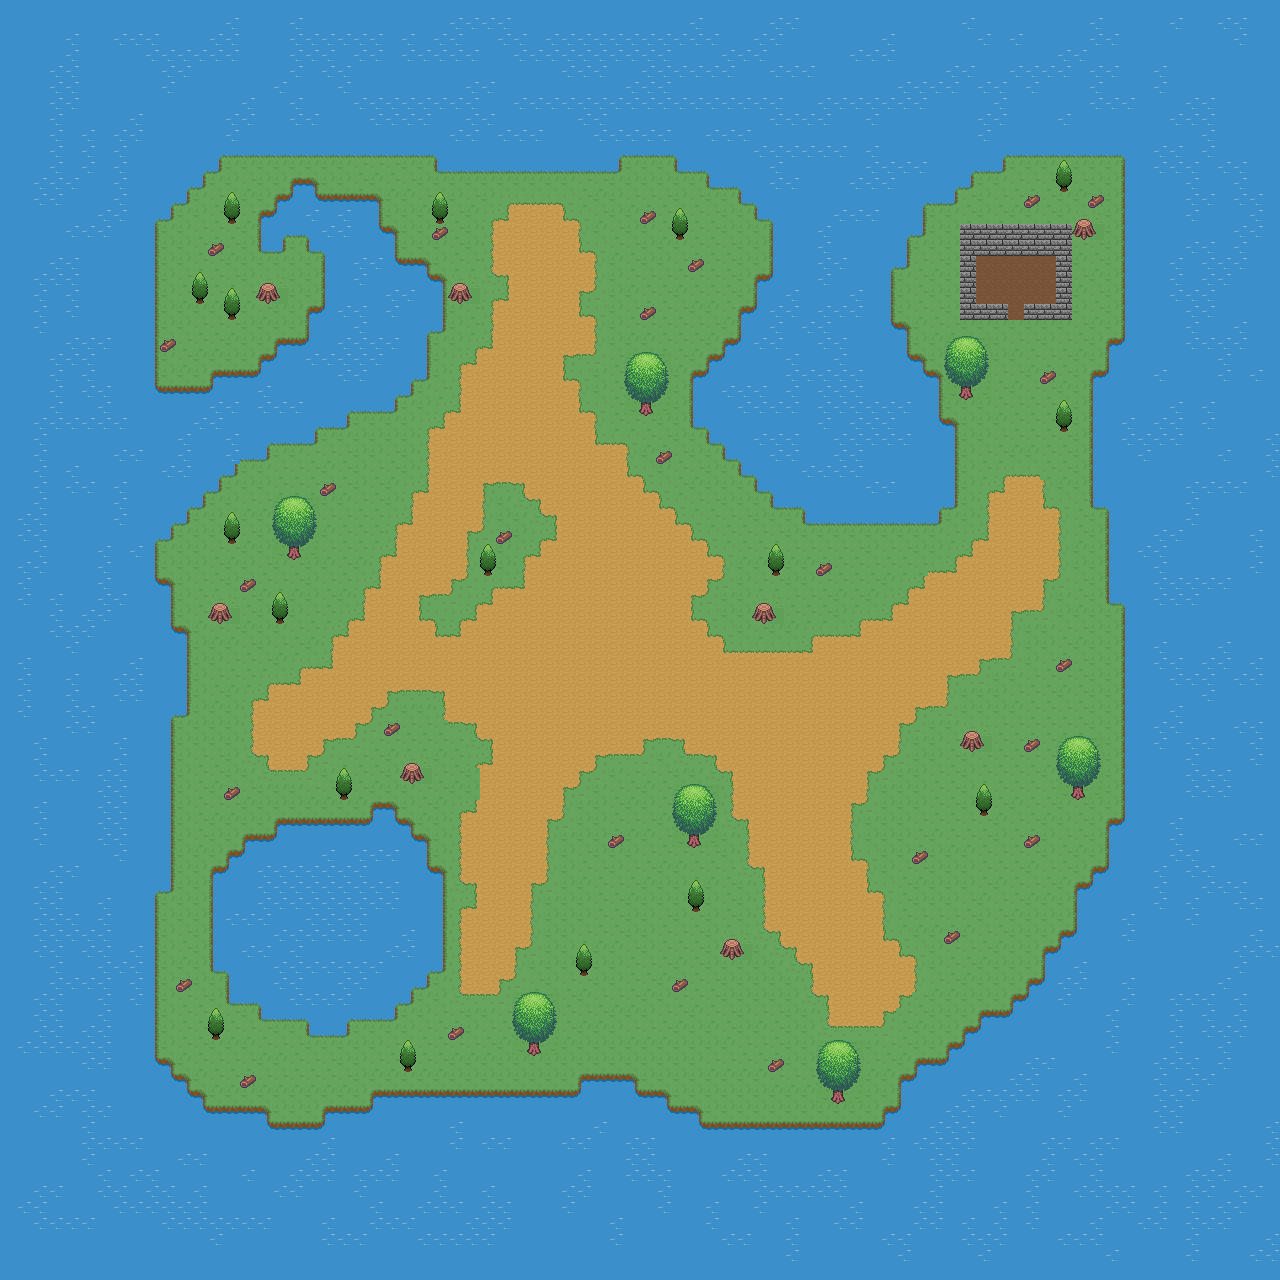

Rendered tile map (Tiled .tmx) drawn with the repository's tilesets; below, a short description and the map source with its tile grids summarised:
An orthogonal 80x80 tile map with 16x16 px tiles, 1 tile layer (Livello tile 1).

<map version="1.10" tiledversion="1.10.2" orientation="orthogonal" renderorder="right-down" width="80" height="80" tilewidth="16" tileheight="16" infinite="0" nextlayerid="2" nextobjectid="1">
 <tileset firstgid="1" name="mappa" tilewidth="17" tileheight="16" tilecount="50" columns="0">
  <grid orientation="orthogonal" width="1" height="1" />
  <tile id="0">
   <image width="16" height="16" source="../tiles/water00.png" />
  </tile>
  <tile id="1">
   <image width="16" height="16" source="../tiles/water01.png" />
  </tile>
  <tile id="2">
   <image width="16" height="16" source="../tiles/water02.png" />
  </tile>
  <tile id="3">
   <image width="16" height="16" source="../tiles/water03.png" />
  </tile>
  <tile id="4">
   <image width="16" height="16" source="../tiles/water04.png" />
  </tile>
  <tile id="5">
   <image width="16" height="16" source="../tiles/water05.png" />
  </tile>
  <tile id="6">
   <image width="16" height="16" source="../tiles/water06.png" />
  </tile>
  <tile id="7">
   <image width="16" height="16" source="../tiles/water07.png" />
  </tile>
  <tile id="8">
   <image width="16" height="16" source="../tiles/water08.png" />
  </tile>
  <tile id="9">
   <image width="16" height="16" source="../tiles/water09.png" />
  </tile>
  <tile id="10">
   <image width="16" height="16" source="../tiles/water10.png" />
  </tile>
  <tile id="11">
   <image width="16" height="16" source="../tiles/water11.png" />
  </tile>
  <tile id="12">
   <image width="16" height="16" source="../tiles/water12.png" />
  </tile>
  <tile id="13">
   <image width="16" height="16" source="../tiles/water13.png" />
  </tile>
  <tile id="14">
   <image width="16" height="16" source="../tiles/earth.png" />
  </tile>
  <tile id="15">
   <image width="16" height="16" source="../tiles/grass00.png" />
  </tile>
  <tile id="16">
   <image width="16" height="16" source="../tiles/grass01.png" />
  </tile>
  <tile id="17">
   <image width="16" height="16" source="../tiles/road00.png" />
  </tile>
  <tile id="18">
   <image width="16" height="16" source="../tiles/road01.png" />
  </tile>
  <tile id="19">
   <image width="16" height="16" source="../tiles/road02.png" />
  </tile>
  <tile id="20">
   <image width="16" height="16" source="../tiles/road03.png" />
  </tile>
  <tile id="21">
   <image width="16" height="16" source="../tiles/road04.png" />
  </tile>
  <tile id="22">
   <image width="16" height="16" source="../tiles/road05.png" />
  </tile>
  <tile id="23">
   <image width="16" height="16" source="../tiles/road06.png" />
  </tile>
  <tile id="24">
   <image width="16" height="16" source="../tiles/road07.png" />
  </tile>
  <tile id="25">
   <image width="16" height="16" source="../tiles/road08.png" />
  </tile>
  <tile id="26">
   <image width="16" height="16" source="../tiles/road09.png" />
  </tile>
  <tile id="27">
   <image width="16" height="16" source="../tiles/road10.png" />
  </tile>
  <tile id="28">
   <image width="16" height="16" source="../tiles/road11.png" />
  </tile>
  <tile id="29">
   <image width="16" height="16" source="../tiles/road12.png" />
  </tile>
  <tile id="31">
   <image width="16" height="16" source="../tiles/trunk.png" />
  </tile>
  <tile id="32">
   <image width="16" height="16" source="../tiles/wall.png" />
  </tile>
  <tile id="33">
   <image width="16" height="16" source="../tiles/tree00.png" />
  </tile>
  <tile id="34">
   <image width="16" height="16" source="../tiles/tree01.png" />
  </tile>
  <tile id="35">
   <image width="17" height="16" source="../tiles/tree01/00.png" />
  </tile>
  <tile id="36">
   <image width="16" height="16" source="../tiles/tree01/01.png" />
  </tile>
  <tile id="37">
   <image width="16" height="16" source="../tiles/tree01/02.png" />
  </tile>
  <tile id="38">
   <image width="16" height="16" source="../tiles/tree01/03.png" />
  </tile>
  <tile id="39">
   <image width="16" height="16" source="../tiles/tree02/06.png" />
  </tile>
  <tile id="40">
   <image width="16" height="16" source="../tiles/tree02/07.png" />
  </tile>
  <tile id="41">
   <image width="16" height="16" source="../tiles/tree02/08.png" />
  </tile>
  <tile id="42">
   <image width="16" height="16" source="../tiles/tree02/09.png" />
  </tile>
  <tile id="43">
   <image width="16" height="16" source="../tiles/tree02/10.png" />
  </tile>
  <tile id="44">
   <image width="16" height="16" source="../tiles/tree02/11.png" />
  </tile>
  <tile id="45">
   <image width="16" height="16" source="../tiles/tree02/00.png" />
  </tile>
  <tile id="46">
   <image width="16" height="16" source="../tiles/tree02/01.png" />
  </tile>
  <tile id="47">
   <image width="16" height="16" source="../tiles/tree02/02.png" />
  </tile>
  <tile id="48">
   <image width="16" height="16" source="../tiles/tree02/03.png" />
  </tile>
  <tile id="49">
   <image width="16" height="16" source="../tiles/tree02/04.png" />
  </tile>
  <tile id="50">
   <image width="16" height="16" source="../tiles/tree02/05.png" />
  </tile>
 </tileset>
 <layer id="1" name="Livello tile 1" width="80" height="80">
  <data>[6400 cells, 6400 non-empty, 50 distinct tile ids]</data>
 </layer>
</map>
